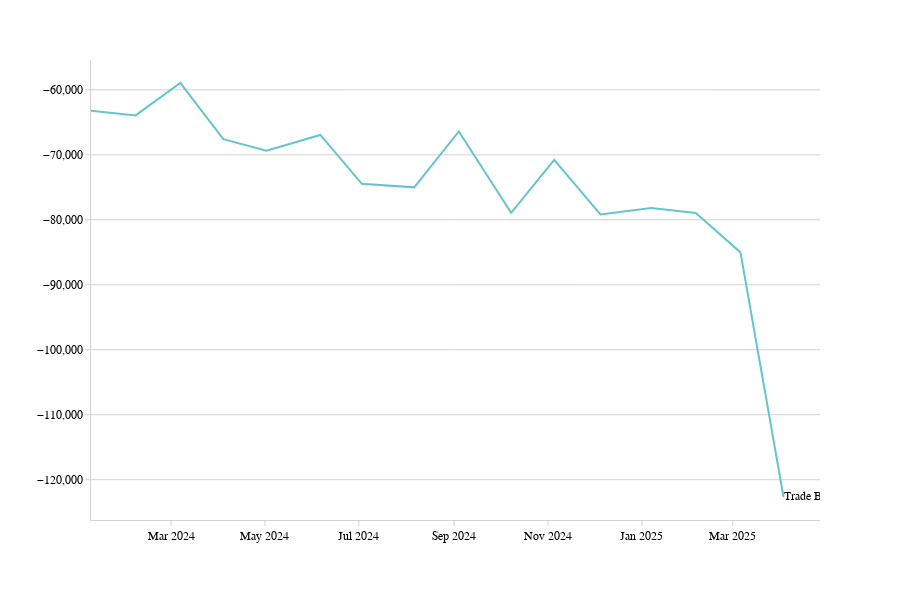

Notebook cell for this chart:
### Code cell
minimalistic_lineplot_all_metrics(tradebalance[tradebalance.Date > '2024-01-01'], value_col='Trade Balance', metrics_col='None', date_col='Date')

### Figure 1 — Plotly figure (JSON) as saved in the notebook; plotly's stock layout.template omitted (floating-point values rounded to 4 significant figures)
{"data": [{"hovertemplate": "=%{y}<extra></extra>", "legendgroup": "", "line": {"color": "rgb(102, 197, 204)", "dash": "solid"}, "marker": {"symbol": "circle"}, "mode": "lines", "name": "", "orientation": "v", "showlegend": false, "type": "scatter", "x": ["2024-01-09T00:00:00", "2024-02-07T00:00:00", "2024-03-07T00:00:00", "2024-04-04T00:00:00", "2024-05-02T00:00:00", "2024-06-06T00:00:00", "2024-07-03T00:00:00", "2024-08-06T00:00:00", "2024-09-04T00:00:00", "2024-10-08T00:00:00", "2024-11-05T00:00:00", "2024-12-05T00:00:00", "2025-01-07T00:00:00", "2025-02-05T00:00:00", "2025-03-06T00:00:00", "2025-04-03T00:00:00"], "xaxis": "x", "y": [-63207, -63935, -58947, -67601, -69372, -66942, -74462, -75006, -66399, -78918, -70787, -79169, -78193, -78940, -85014, -122662], "yaxis": "y"}, {"mode": "text", "showlegend": false, "text": ["Trade Balance: -122,662"], "textfont": {"color": "black", "size": 12}, "textposition": "middle right", "type": "scatter", "x": ["2025-04-03T00:00:00"], "y": [-122662]}], "layout": {"font": {"color": "black", "family": "Arial", "size": 12}, "height": 600, "hovermode": "x unified", "legend": {"title": {"text": ""}, "tracegroupgap": 0}, "margin": {"t": 60}, "paper_bgcolor": "white", "plot_bgcolor": "white", "xaxis": {"anchor": "y", "domain": [0, 1], "linecolor": "lightgrey", "showgrid": false, "showline": true, "tickcolor": "lightgrey", "ticks": "outside", "title": {"text": ""}, "zeroline": false}, "yaxis": {"anchor": "x", "domain": [0, 1], "gridcolor": "lightgrey", "linecolor": "lightgrey", "showgrid": true, "showline": true, "tickcolor": "lightgrey", "tickformat": ",.0f", "ticks": "outside", "title": {"text": ""}, "zeroline": false}}}
